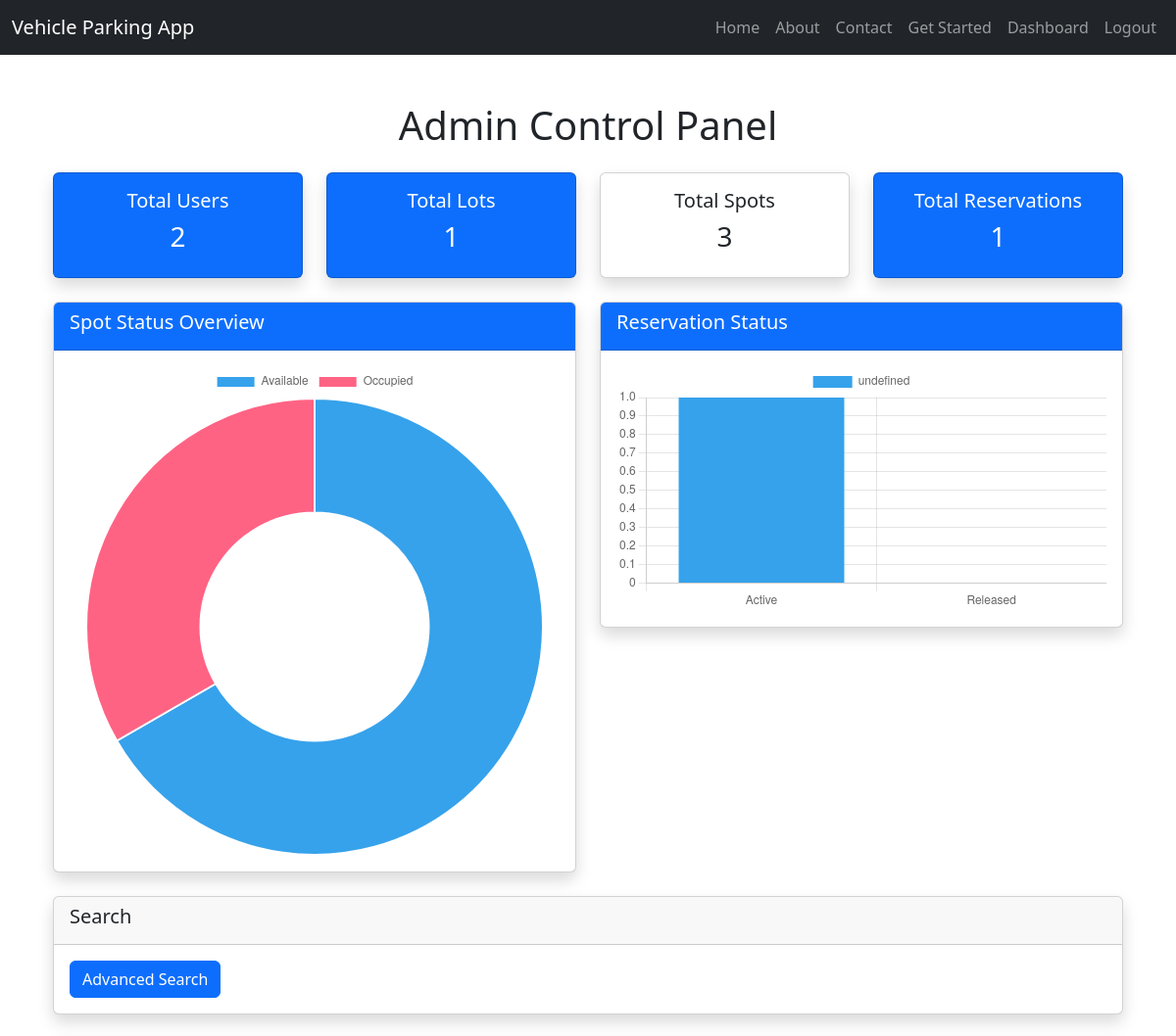
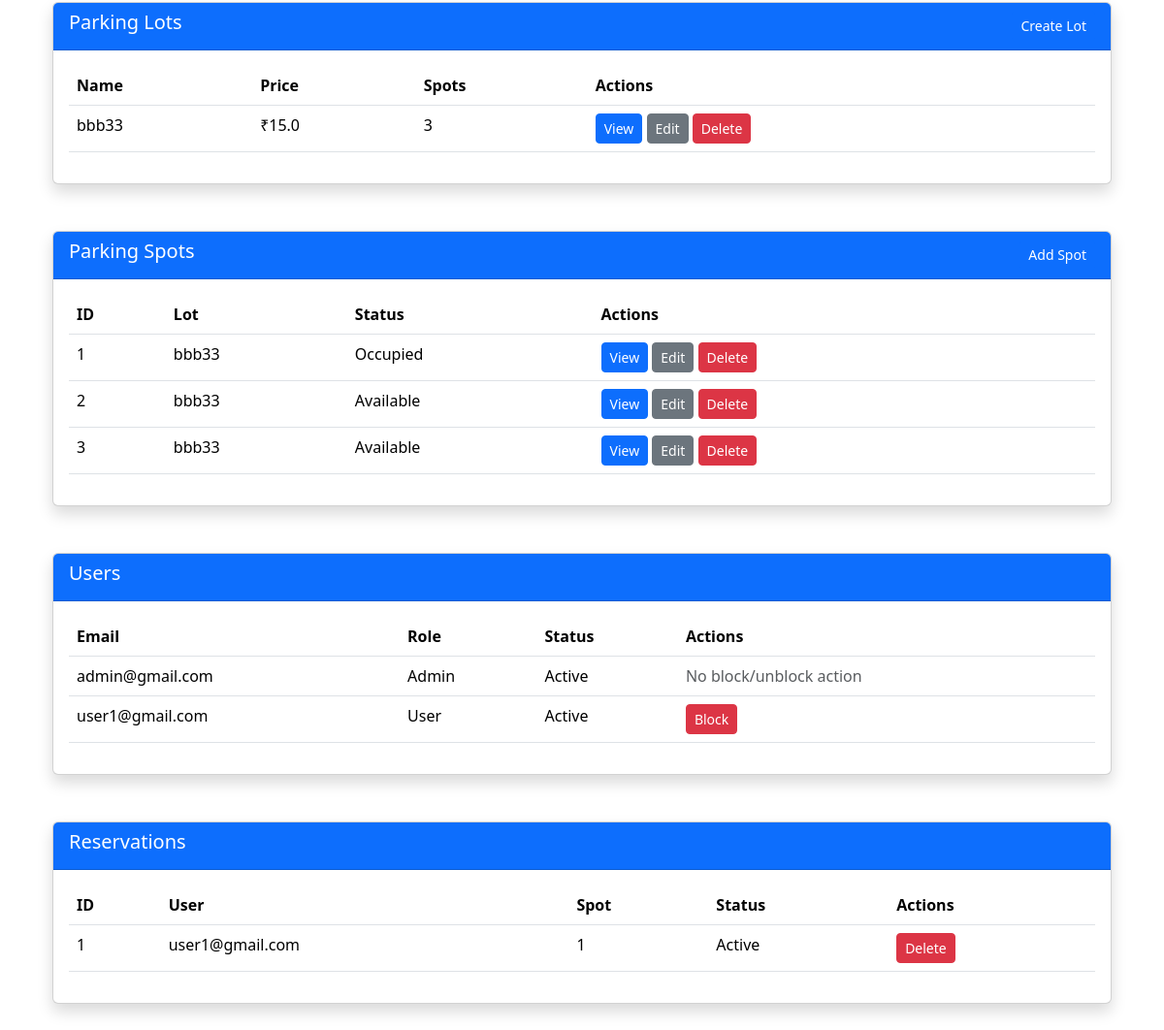
The page /dashboard (signed in) on the database its author committed (2 pictures, top to bottom).
### models.py (models this page shows)
class ParkingLot(db.Model):
    id = db.Column(db.Integer, primary_key=True)
    prime_location_name = db.Column(db.String(100), unique=True, nullable=False)
    price = db.Column(db.Float, nullable=False)
    address = db.Column(db.String(200), nullable=False)
    pin_code = db.Column(db.String(10), unique=True, nullable=False)
    maximum_number_of_spots = db.Column(db.Integer, nullable=False)
    spots = db.relationship('ParkingSpot', backref='lot', lazy=True, cascade='all, delete-orphan')

class ParkingSpot(db.Model):
    id = db.Column(db.Integer, primary_key=True)
    lot_id = db.Column(db.Integer, db.ForeignKey('parking_lot.id'), nullable=False)
    status = db.Column(db.String(1), nullable=False, default='A')  # A=Available, O=Occupied
    reservations = db.relationship('Reservation', backref='spot', lazy=True)

class User(db.Model, UserMixin):
    id = db.Column(db.Integer, primary_key=True)
    email = db.Column(db.String(50), unique=True, nullable=False)
    password = db.Column(db.String(128), nullable=False)
    is_admin = db.Column(db.Boolean, default=False)
    is_blocked = db.Column(db.Boolean, default=False)
    reservations = db.relationship('Reservation', backref='user', lazy=True)

class Reservation(db.Model):
    id = db.Column(db.Integer, primary_key=True)
    spot_id = db.Column(db.Integer, db.ForeignKey('parking_spot.id'), nullable=False)
    user_id = db.Column(db.Integer, db.ForeignKey('user.id'), nullable=False)
    parking_cost = db.Column(db.Float, nullable=False)
    hours = db.Column(db.Float, nullable=False)
    parking_timestamp = db.Column(db.DateTime, nullable=True)
    leaving_timestamp = db.Column(db.DateTime, nullable=True)

### app.py (the view, shortened to what this page needs)
@app.route('/dashboard')
@login_required
def dashboard():
    if current_user.is_blocked:
        flash('Your account is blocked. Contact an admin.', 'danger')
        logout_user()
        logging.info(f"Blocked user {current_user.email} logged out")
        return redirect(url_for('login'))
    lots = ParkingLot.query.all()
    if current_user.is_admin:
        users = User.query.all()
        spots = ParkingSpot.query.all()
        reservations = Reservation.query.all()
        spot_status_data = {
            'labels': ['Available', 'Occupied'],
            'datasets': [{
                'data': [ParkingSpot.query.filter_by(status='A').count(), ParkingSpot.query.filter_by(status='O').count()],
                'backgroundColor': ['#36A2EB', '#FF6384']
            }]
        }
        reservation_status_data = {
            'labels': ['Active', 'Released'],
            'datasets': [{
                'data': [Reservation.query.filter_by(leaving_timestamp=None).count(), Reservation.query.filter(Reservation.leaving_timestamp != None).count()],
                'backgroundColor': ['#36A2EB', '#FF6384']
            }]
        }
        logging.info(f"Admin {current_user.email} accessed dashboard")
        return render_template('admin/dashboard.html', lots=lots, users=users, spots=spots, reservations=reservations, spot_status_data=spot_status_data, reservation_status_data=reservation_status_data)

### app.py (called while the page is built)
@login_manager.user_loader
def load_user(user_id):
    try:
        return db.session.get(User, int(user_id))
    except Exception as e:
        logging.error(f"Error loading user {user_id}: {e}")
        return None

### templates/admin/dashboard.html (shortened to what this page needs)
{% extends "base.html" %}
{% block content %}
<div class="container mt-5">
    <h1 class="text-center mb-4">Admin Control Panel</h1>
    <div class="row mb-4">
        <div class="col-md-3">
            <div class="card shadow text-center bg-primary text-white">
                <div class="card-body">
                    <h5 class="card-title">Total Users</h5>
                    <p class="h3">{{ users|length }}</p>
                </div>
            </div>
        </div>
        <div class="col-md-3">
            <div class="card shadow text-center bg-primary text-white">
                <div class="card-body">
                    <h5 class="card-title">Total Lots</h5>
                    <p class="h3">{{ lots|length }}</p>
                </div>
            </div>
        </div>
        <div class="col-md-3">
            <div class="card shadow text-center">
                <div class="card-body">
                    <h5 class="card-title">Total Spots</h5>
                    <p class="h3">{{ spots|length }}</p>
                </div>
            </div>
        </div>
        <div class="col-md-3">
            <div class="card shadow text-center bg-primary text-white">
                <div class="card-body">
                    <h5 class="card-title">Total Reservations</h5>
                    <p class="h3">{{ reservations|length }}</p>
                </div>
            </div>
        </div>
    </div>
    <div class="row mb-4">
        <div class="col-md-6">
            <div class="card shadow">
                <div class="card-header bg-primary text-white">
                    <h5>Spot Status Overview</h5>
                </div>
                <div class="card-body">
                    <canvas id="spotStatusChart"></canvas>
                </div>
            </div>
        </div>
        <div class="col-md-6">
            <div class="card shadow">
                <div class="card-header bg-primary text-white">
                    <h5>Reservation Status</h5>
                </div>
                <div class="card-body">
                    <canvas id="reservationStatusChart"></canvas>
                </div>
            </div>
        </div>
    </div>
    <div class="card shadow mb-4">
        <div class="card-header">
            <h5>Search</h5>
        </div>
        <div class="card-body">
            <a href="{{ url_for('search') }}" class="btn btn-primary">Advanced Search</a>
        </div>
    </div>
    <div class="card shadow mb-5">
        <div class="card-header bg-primary text-white d-flex justify-content-between">
            <h5>Parking Lots</h5>
            <a href="{{ url_for('create_lot') }}" class="btn btn-primary btn-sm">Create Lot</a>
        </div>
        <div class="card-body">
            <table class="table table-hover">
                <thead>
                    <tr>
                        <th>Name</th>
                        <th>Price</th>
                        <th>Spots</th>
                        <th>Actions</th>
                    </tr>
                </thead>
                <tbody>
                    {% for lot in lots %}
                    <tr>
                        <td>{{ lot.prime_location_name }}</td>
                        <td>₹{{ lot.price }}</td>
                        <td>{{ lot.spots|length }}</td>
                        <td>
                            <a href="{{ url_for('view_lot', lot_id=lot.id) }}" class="btn btn-primary btn-sm">View</a>
                            <a href="{{ url_for('edit_lot', lot_id=lot.id) }}" class="btn btn-secondary btn-sm">Edit</a>
                            <form action="{{ url_for('delete_lot', lot_id=lot.id) }}" method="POST" class="d-inline">
                                <button type="submit" class="btn btn-danger btn-sm" onclick="return confirm('Are you sure?')">Delete</button>
                            </form>
                        </td>
                    </tr>
                    {% endfor %}
                </tbody>
            </table>
        </div>
    </div>
    <div class="card shadow mb-5">
        <div class="card-header bg-primary text-white d-flex justify-content-between">
            <h5>Parking Spots</h5>
            {% if lots and lots[0] %}
            <a href="{{ url_for('create_spot', lot_id=lots[0].id) }}" class="btn btn-primary btn-sm">Add Spot</a>
            {% else %}
            <span class="text-muted">No lots available</span>
            {% endif %}
        </div>
        <div class="card-body">
            <table class="table table-hover">
                <thead>
                    <tr>
                        <th>ID</th>
                        <th>Lot</th>
                        <th>Status</th>
                        <th>Actions</th>
                    </tr>
                </thead>
                <tbody>
                    {% for spot in spots %}
                    <tr>
                        <td>{{ spot.id }}</td>
                        <td>{{ spot.lot.prime_location_name }}</td>
                        <td>{{ 'Available' if spot.status == 'A' else 'Occupied' }}</td>
                        <td>
                            <a href="{{ url_for('view_spot', spot_id=spot.id) }}" class="btn btn-primary btn-sm">View</a>
                            <a href="{{ url_for('edit_spot', spot_id=spot.id) }}" class="btn btn-secondary btn-sm">Edit</a>
                            <form action="{{ url_for('delete_spot', spot_id=spot.id) }}" method="POST" class="d-inline">
                                <button type="submit" class="btn btn-danger btn-sm" onclick="return confirm('Are you sure?')">Delete</button>
                            </form>
                        </td>
                    </tr>
                    {% endfor %}
                </tbody>
            </table>
        </div>
    </div>
    <div class="card shadow mb-5">
        <div class="card-header bg-primary text-white">
            <h5>Users</h5>
        </div>
        <div class="card-body">
            <table class="table table-hover">
                <thead>
                    <tr>
                        <th>Email</th>
                        <th>Role</th>
                        <th>Status</th>
                        <th>Actions</th>
                    </tr>
                </thead>
                <tbody>
                    {% for user in users %}
                    <tr>
                        <td>{{ user.email }}</td>
                        <td>{{ 'Admin' if user.is_admin else 'User' }}</td>
                        <td>{{ 'Blocked' if user.is_blocked else 'Active' }}</td>
                        <td>
                            {% if not user.is_admin and user.id != current_user.id %}
                            <form action="{{ url_for('block_user' if not user.is_blocked else 'unblock_user', user_id=user.id) }}" method="POST" class="d-inline">
                                <button type="submit" class="btn btn-{{ 'danger' if not user.is_blocked else 'success' }} btn-sm">
                                    {{ 'Block' if not user.is_blocked else 'Unblock' }}
                                </button>
                            </form>
                            {% else %}
                            <span class="text-muted">No block/unblock action</span>
                            {% endif %}
                        </td>
                    </tr>
                    {% endfor %}
                </tbody>
            </table>
        </div>
    </div>
    <div class="card shadow mb-5">
        <div class="card-header bg-primary text-white">
            <h5>Reservations</h5>
        </div>
        <div class="card-body">
            <table class="table table-hover">
                <thead>
                    <tr>
                        <th>ID</th>
                        <th>User</th>
                        <th>Spot</th>
                        <th>Status</th>
                        <th>Actions</th>
                    </tr>
                </thead>
                <tbody>
                    {% for reservation in reservations %}
                    <tr>
                        <td>{{ reservation.id }}</td>
                        <td>{{ reservation.user.email }}</td>
                        <td>{{ reservation.spot.id }}</td>
                        <td>{{ 'Active' if not reservation.leaving_timestamp else 'Released' }}</td>
                        <td>
                            <form action="{{ url_for('delete_reservation', reservation_id=reservation.id) }}" method="POST" class="d-inline">
                                <button type="submit" class="btn btn-danger btn-sm" onclick="return confirm('Are you sure?')">Delete</button>
                            </form>
                        </td>
                    </tr>
                    {% endfor %}
                </tbody>
            </table>
        </div>
    </div>
</div>
<script>
    // Spot Status Chart
    const spotStatusCtx = document.getElementById('spotStatusChart').getContext('2d');
    new Chart(spotStatusCtx, {
        type: 'doughnut',
        data: {{ spot_status_data | tojson }},
        options: {
            responsive: true,
            plugins: { legend: { position: 'top' } }
        }
    });
    // Reservation Status Chart
    const reservationStatusCtx = document.getElementById('reservationStatusChart').getContext('2d');
    new Chart(reservationStatusCtx, {
        type: 'bar',
        data: {{ reservation_status_data | tojson }},
        options: {
            responsive: true,
            scales: { y: { beginAtZero: true } }
        }
    });
</script>
{% endblock %}

### rows shown on the page
ParkingLot: prime_location_name "bbb33", price "15.0", spots|length "3"
ParkingSpot: id "1", lot.prime_location_name "bbb33", status "Occupied"
ParkingSpot: id "2", lot.prime_location_name "bbb33", status "Available"
ParkingSpot: id "3", lot.prime_location_name "bbb33", status "Available"
User: email "admin@gmail.com", is_admin "Admin", is_blocked "Active", shows "No block/unblock action"
User: email "user1@gmail.com", is_admin "User", is_blocked "Active", is_blocked "Block"
Reservation: id "1", user.email "user1@gmail.com", spot.id "1", leaving_timestamp "Active"

### other values the page prints
{{ users|length }} "2"
{{ lots|length }} "1"
{{ spots|length }} "3"
{{ reservations|length }} "1"
